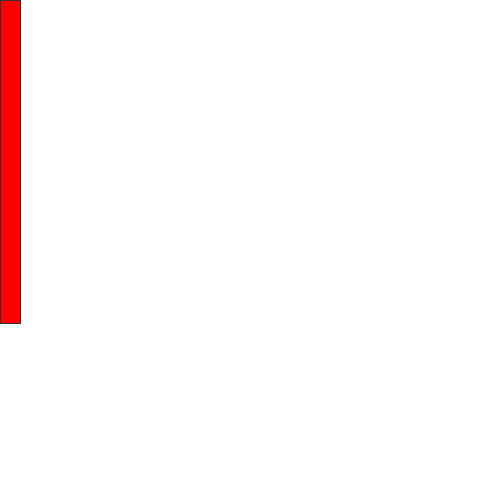
Frame 1 (no input)
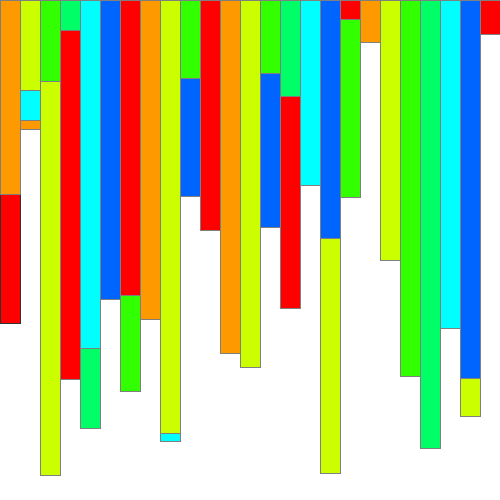
Frame 60 (the mouse pressed at the canvas centre just before this capture)
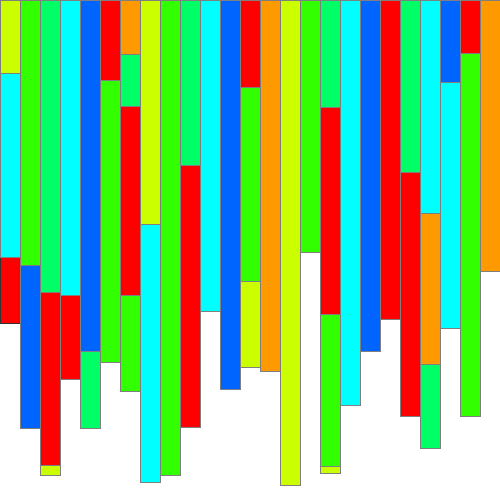
Frame 120 (the mouse held since frame 60 and released just before this capture)

The Processing sketch that drew these frames (run headless with seeded random() and noise(); from frame 60 on, the mouse is pressed at the canvas centre):

// Processing sketch: E2
// ── E2.pde
int y;
int x;
int c;
void setup()
{
  size(500,500);
  background(255);
  x = 0;
  c=0;
}

void draw()
{
  y = floor(random(500));
  stroke(50);
  colorMode(HSB, 100);
  fill(c,500,500);
  c+=10;
  if(c == 70)
  {c = 0;}
  rect(x, 0, 20, y);
  x+=20;
  if(x==500)
  {x=0;}
}
